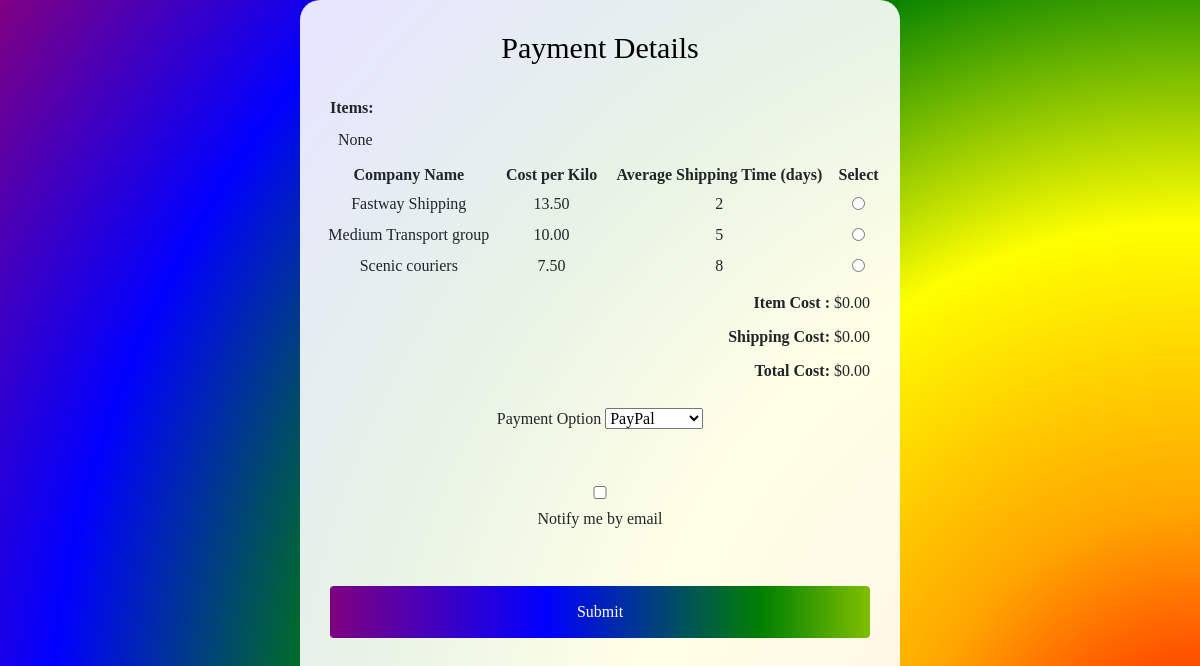
The app's page /payment.php with its own data.
### tables this page shows
CREATE TABLE shipping_Companies (
    id INT AUTO_INCREMENT PRIMARY KEY,
    company_name VARCHAR(255) NOT NULL,
    date_added DATE NOT NULL,
    cost_per_Kilo DECIMAL(10, 2) NOT NULL,
    phone_number VARCHAR(255) NOT NULL,
    email_address VARCHAR(255) NOT NULL,
    average_shipping_time INT NOT NULL
);

### payment.php (the view, shortened to what this page needs)
<!DOCTYPE html>
<html lang="en">
<head>
    <link href="https://cdn.jsdelivr.net/npm/bootstrap@5.0.2/dist/css/bootstrap.min.css" rel="stylesheet">
    <link href="https://cdnjs.cloudflare.com/ajax/libs/font-awesome/5.15.3/css/all.min.css" rel="stylesheet">
    <link href="payment.css" rel="stylesheet">
</head>
<body>
<div class="payment-container">
    <div class="payment-box">
        <h2>Payment Details</h2>
        <div class="items-container">
            <strong>Items:</strong>
            <ul class="cart-item-list">
                <?php
                    if (isset($_POST['cartItemsHTML']) && !empty($_POST['cartItemsHTML'])) {
                        $items = explode('</div>', $_POST['cartItemsHTML']);
                        foreach($items as $item) {
                            if(trim($item) != '') {
                                echo '<li>' . $item . '</div></li>';
                            }
                        }
                    } else {
                        echo "<li>None</li>";
                    }
                ?>
            </ul>
        </div>
        <div class="shipping-container">
            <div class="row gy-4">
                <?php
                    $servername = "localhost";
                    $username = "root";
                    $password = "";
                    $dbname = "bookonlineorder";
                    $conn = new mysqli($servername, $username, $password, $dbname);
                    $query = "SELECT company_name, cost_per_Kilo, average_shipping_time FROM shipping_companies";
                    $stmt = $conn->prepare($query);
                    $stmt->execute();
                    $result = $stmt->get_result();
                    if ($result->num_rows > 0) {
                        echo "<table id='shippingCompanyTable'>";
                        echo "<tr>
                                <th>Company Name</th>
                                <th>Cost per Kilo</th>
                                <th>Average Shipping Time (days)</th>
                                <th>Select</th>
                            </tr>";
                        while ($row = $result->fetch_assoc()) {
                            echo "<tr>";
                            echo "<td>" . $row["company_name"] . "</td>";
                            echo "<td>" . $row["cost_per_Kilo"] . "</td>";
                            echo "<td>" . $row["average_shipping_time"] . "</td>";
                            echo "<td><input type='radio' name='selectedCompany' value='" . $row["company_name"] . "'></td>";
                            echo "</tr>";
                        }
                        echo "</table>";
                    } else {
                        echo "No shipping companies found in the database.";
                    }
                ?>
            </div>
        </div>
        <div class="total-container">
            <strong>Item Cost :</strong>
            <?php
                $totalAmount = isset($_POST['totalAmount']) ? $_POST['totalAmount'] : "0.00";
                echo "$" . $totalAmount;
            ?>
        </div>
        <div class="total-container">
            <div id="shipping-cost">
                <strong>Shipping Cost:</strong> <span id="cost-value">$0.00</span>
            </div>
        </div>
        <div class="total-container">
            <div id="total-cost">
                <strong>Total Cost:</strong> <span id="total-cost">$0.00</span>
            </div>
        </div>
        <br>
        <form action="store-payment.php" method="post" id="paymentForm">
            <div class="input-form">
                <label for="payment-option" class="form-label">Payment Option</label>
                <select id="payment-option" name="payment-method">
                    <option value="paypal">PayPal</option>
                </select>
            </div>
            <br>
            <div class="input-form">
                <input type="checkbox" id="notifyByEmail" name="notifyByEmail">
                <label for="notifyByEmail" class="form-label">Notify me by email</label>
            </div>
            <br>
            <button type="submit">Submit</button>
        </form>
    </div>
</div>
</body>
</html>

### payment.css (style rules this page uses)
body { font-family: "Comic Sans MS"; background-image: radial-gradient(circle at center, red, orange, yellow, green, blue, purple); background-size: 200% 200%; animation: spin 20s infinite linear; display: flex; justify-content: center; align-items: flex-start; margin: 0; }
.payment-container { display: flex; justify-content: center; overflow-y: auto; min-height: 100vh; }
.payment-box { background-color: rgba(255, 255, 255, 0.9); padding: 30px; width: 600px; border-radius: 20px; box-shadow: 0 0 20px rgba(0, 0, 0, 0.2); text-align: center; }
.items-container { text-align: left; margin-bottom: 10px; }
.total-container { text-align: right; margin-top: 10px; }
#shipping-cost { text-align: right; margin-top: 10px; }
h2 { font-size: 30px; color: black; margin-bottom: 30px; }
.input-form { margin-bottom: 15px; }
input { width: 100%; padding: 12px; margin: 8px 0; box-sizing: border-box; border: 2px solid #ccc; border-radius: 4px; }
button { width: 100%; font-family: "Comic Sans MS"; font-size: 16px; background-image: linear-gradient(to left, red, orange, yellow, green, blue, purple); color: white; padding: 14px 20px; margin: 8px 0; border: none; border-radius: 4px; cursor: pointer; background-size: 200% 100%; transition: background-position 0.2s; }
.cart-item-list { margin: 8px; list-style-type: none; padding: 0; }

### records on screen
shipping_companies: company_name "Fastway Shipping", cost_per_Kilo "13.50", average_shipping_time "2"
shipping_companies: company_name "Medium Transport group", cost_per_Kilo "10.00", average_shipping_time "5"
shipping_companies: company_name "Scenic couriers", cost_per_Kilo "7.50", average_shipping_time "8"

### other values on screen
$totalAmount "0.00"
